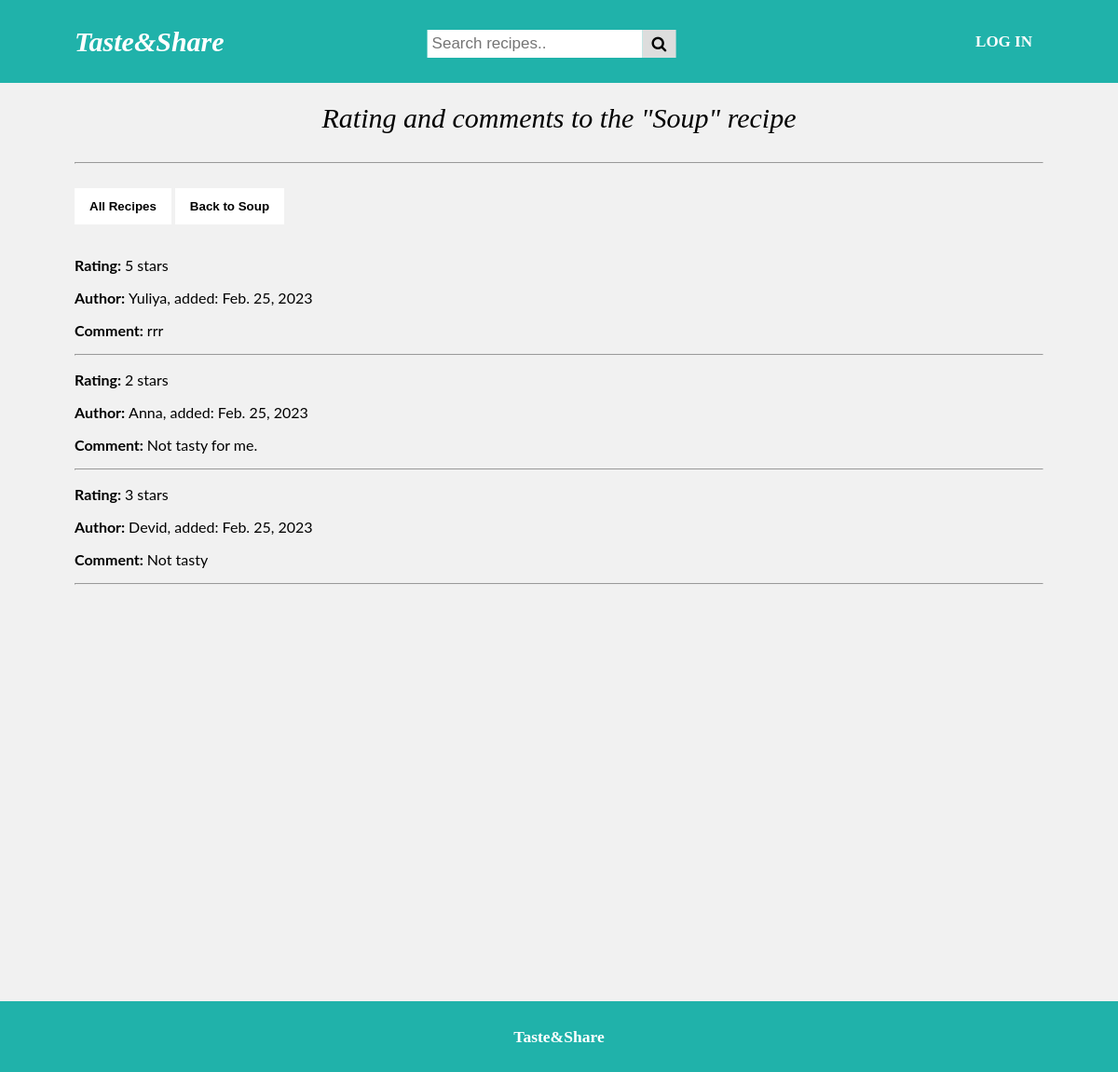
Page /rating/2 on the committed database.
### tasteandshare/models.py (models this page shows, shortened)
class Recipe(models.Model):
    RECIPE_TYPES = [('sl', "Salad"), ('sp', "Soup"), ('hd', "Hot dish"), ('ds', "Dessert"), ('ps', "Pasta"), ('pz', "Pizza")]
    recipe_name = models.CharField(max_length=100, unique=True, verbose_name="Recipe name")
    recipe_type = models.CharField(choices=RECIPE_TYPES, max_length=10, verbose_name="Recipe type")
    calories = models.CharField(max_length=30, verbose_name="Calories")
    time = models.CharField(max_length=4, verbose_name="Time")
    preparation = models.TextField()
    image = models.ImageField(upload_to='uploads', blank=True)
    issued = models.DateField()
    author = models.ForeignKey('Author', on_delete=models.CASCADE)

class Rating(models.Model):
    value = models.IntegerField()
    comment = models.TextField()
    issued = models.DateField()
    recipe = models.ForeignKey('Recipe', on_delete=models.CASCADE)
    author = models.ForeignKey('Author', on_delete=models.CASCADE)

class Author(models.Model):
    name = models.CharField(max_length=100)
    email = models.EmailField(max_length=50)
    location = models.CharField(max_length=100)
    image = models.ImageField(upload_to='uploads', blank=True)
    def __str__(self):
        return self.name

### tasteandshare/views.py (the view)
# urls.py: path('rating/<int:id>', tasteandshare_views.rating_and_comments, name="rating"),
def rating_and_comments(request, id):
    try:
        recipe = Recipe.objects.get(id = id)
        ratings = recipe.rating_set.all()
        context = {'recipe':recipe, 'ratings':ratings}
    except:
        recipe = False
    return render(request, 'rating_and_comments.html', context)

### tasteandshare/templates/rating_and_comments.html
{% extends 'base.html' %}
{% load static %}
{% block content %}
    <div class="main">
        <p class="center"><i>Rating and comments to the "{{ recipe.recipe_name }}" recipe</i></p>
        <hr><br>
        <div>
            <a href="{% url 'recipes' %}"><button class="btn"><b>All Recipes</b></button></a>
            <a href="{% url 'recipe' recipe.id %}"><button class="btn"><b>Back to {{ recipe.recipe_name }}</b></button></a>
        </div>
        <br>
        <div class="item2">
            {% for rating in ratings %}
                <p><b>Rating: </b>{{ rating.value }} stars</p>
                <p><b>Author: </b>{{ rating.author }}, added: {{ rating.issued }}</p>
                <p><b>Comment: </b>{{ rating.comment }}</p>
                <hr>
            {% endfor %}
        </div>
    </div>
{% endblock %}

### tasteandshare/static/tasteandshare/style/style.css (style rules this page uses)
* { box-sizing: border-box; }
body { margin: 0; background-color: #f1f1f1; font-family: Georgia, serif; }
.center { text-align: center; font-size: 30px; }
.main { padding: 80px; max-width: 1500px; margin: auto; min-height: calc(100vh - 80px); }
.btn { border: none; outline: none; padding: 12px 16px; background-color: white; cursor: pointer; }
.item2 { font-family: Lato, sans-serif; min-height: calc(100vh - 80px); }

### rows in the picture
Recipe: recipe_name "Soup"
Rating: value "5", author "Yuliya", issued "Feb. 25, 2023", comment "rrr"
Rating: value "2", author "Anna", issued "Feb. 25, 2023", comment "Not tasty for me."
Rating: value "3", author "Devid", issued "Feb. 25, 2023", comment "Not tasty"
